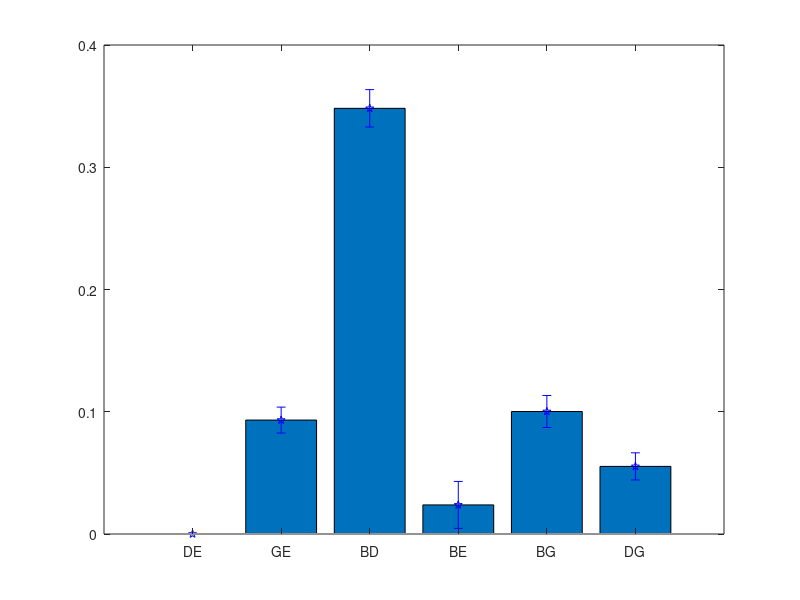
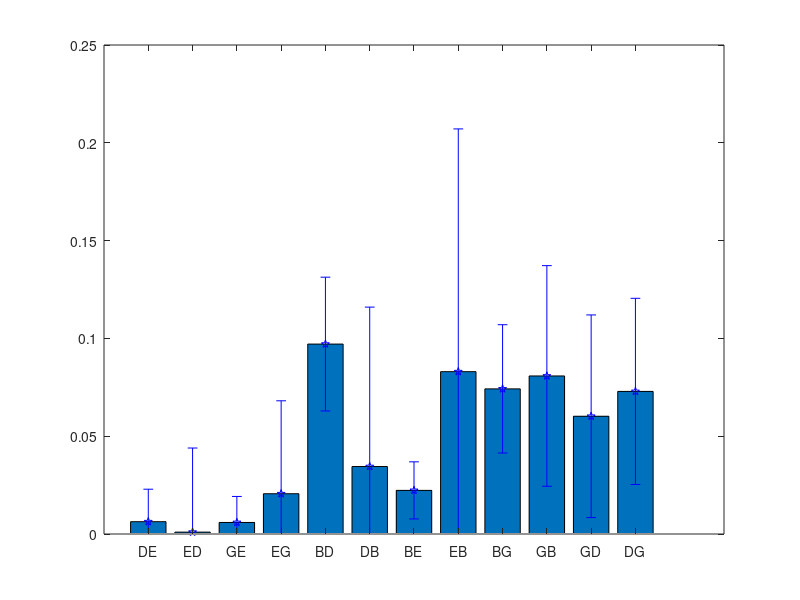
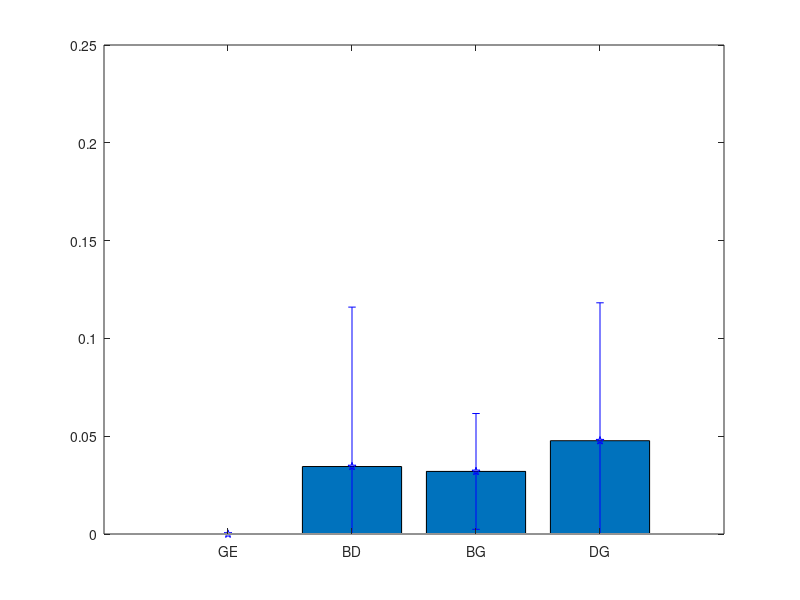
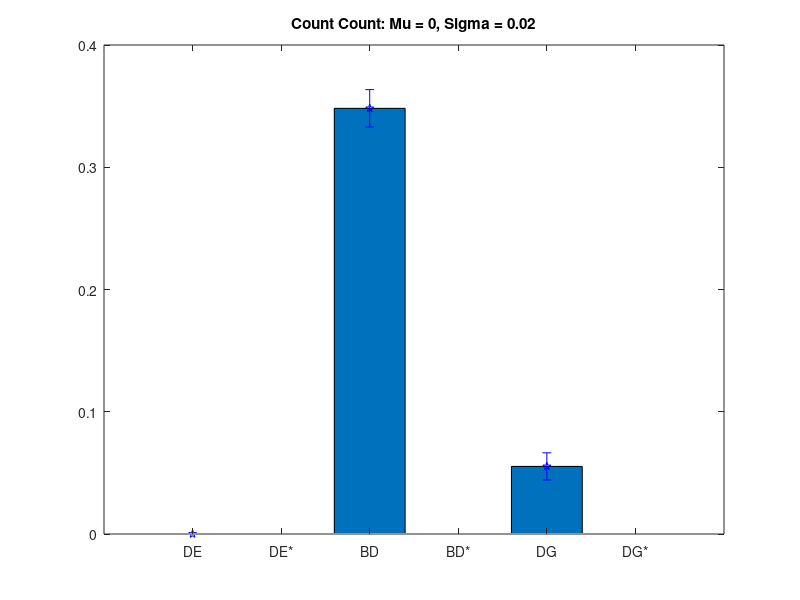

Recreate these plots in MATLAB, in order.
%% Count-Count 
cc_units = [1, 2, 3, 4, 5, 6];
mi = [0, 0.0932, 0.3482, 0.0238, 0.1002, 0.0553];
std = [0, 0.0106, 0.0153, 0.0192, 0.0131, 0.0111];

cc_fig = figure()

bar(cc_units, mi) 

hold on

errorbar(cc_units, mi, std, 'bp')
xticklabels({'DE', 'GE', 'BD', 'BE', 'BG', 'DG'})
ylim([0 0.4])

hold off

%% Timing-Count 
tc_units = [1, 2, 3, 4, 5, 6, 7, 8, 9, 10, 11, 12];
mi = [0.0063, 9.5919e-04, 0.0059, 0.0206, 0.0971, 0.0345, 0.0223, 0.0830, 0.0742, 0.0808, 0.0602, 0.0729];
std = [0.0166, 0.0430, 0.0133, 0.0475, 0.0342, 0.0815, 0.0146, 0.1241, 0.0328, 0.0564, 0.0518, 0.0476];

tc_fig = figure()

bar(tc_units, mi) 

hold on

errorbar(tc_units, mi, std, 'bp')
xticklabels({'DE', 'ED', 'GE', 'EG', 'BD', 'DB', 'BE', 'EB', 'BG', 'GB', 'GD', 'DG'})
ylim([0 0.25])

hold off

%% Timing-Timing 
tt_units = [1, 2, 3, 4];
mi = [0, 0.0345, 0.0320, 0.0477];
std = [0, 0.0815, 0.0296, 0.0705];

tt_fig = figure()

bar(tt_units, mi) 

hold on

errorbar(tt_units, mi, std, 'bp')
xticklabels({'GE', 'BD', 'BG', 'DG'})
ylim([0 0.25])

hold off

%% Count-Count 
cc_units = [1, 2, 3, 4, 5, 6];
mi = [0, nan, 0.3482, nan, 0.0553, nan];
std = [0, nan, 0.0153, nan, 0.0111, nan];

cc_fig = figure()

bar(cc_units, mi) 

hold on

errorbar(cc_units, mi, std, 'bp')
title('Count Count: Mu = 0, Sigma = 0.02')
xticklabels({'DE', 'DE*', 'BD', 'BD*', 'DG', 'DG*'})
ylim([0 0.4])

hold off

%% Timing-Count 
tc_units = [1, 2, 3, 4, 5, 6, 7, 8, 9, 10, 11, 12];
mi = [0.0063, 0.0072, 9.5919e-04, 0, 0.0971, 0.1043, 0.0345, 0.1397, 0.0602, 0.0697, 0.0729, 0.0622];
std = [0.0166, 0.0142, 0.0430, 0.0137, 0.0342, 0.0399, 0.0815, 0.1069, 0.0518, 0.0503, 0.0476, 0.0149];

tc_fig = figure()

bar(tc_units, mi) 

hold on

errorbar(tc_units, mi, std, 'bp')
title('Timing Count: Mu = 0, Sigma = 1e-04')
xticklabels({'DE', 'DE*', 'ED', 'ED*', 'BD', 'BD*', 'DB', 'DB*', 'GD', 'GD*', 'DG', 'DG*'})
ylim([0 0.25])

hold off

%% Timing-Count 
tc_units = [1, 2, 3, 4, 5, 6, 7, 8, 9, 10, 11, 12];
mi = [0.0063, nan, 9.5919e-04, nan, 0.0971, 0.1043, 0.0345, nan, 0.0602, nan, 0.0729, nan];
std = [0.0166, nan, 0.0430, nan, 0.0342, 0.0399, 0.0815, nan, 0.0518, nan, 0.0476, nan];

tc_fig = figure()

bar(tc_units, mi) 

hold on

errorbar(tc_units, mi, std, 'bp')

xticklabels({'DE', 'DE', 'ED', nan, 'BD', 'BD*', 'DB', nan, 'GD', nan, 'DG', nan})
ylim([0 0.25])

hold off